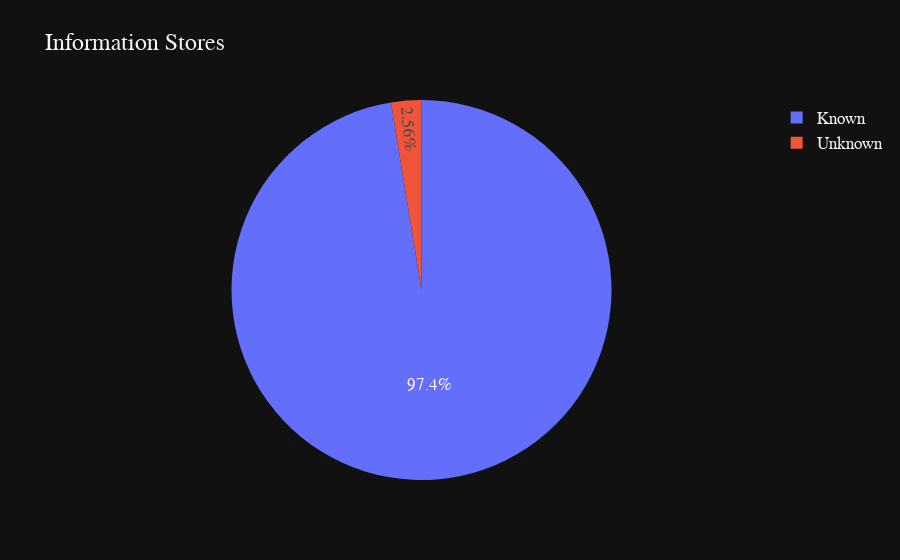

This figure's notebook cell:
### Code cell
# Pie chart store status
fig = px.pie(sucursales, 
            values=sucursales.value_counts(),
            names=sucursales.value_counts().index,
            title='Information Stores',
            template='plotly_dark'
            )
fig.update_layout(
    font = dict(size=17,family="Franklin Gothic"))
fig.show()

### Figure 1 — Plotly figure (JSON) as saved in the notebook; plotly's stock layout.template omitted (floating-point values rounded to 4 significant figures)
{"data": [{"domain": {"x": [0, 1], "y": [0, 1]}, "hovertemplate": "label=%{label}<br>value=%{value}<extra></extra>", "labels": ["Known", "Unknown"], "legendgroup": "", "name": "", "showlegend": true, "type": "pie", "values": [228, 6]}], "layout": {"font": {"family": "Franklin Gothic", "size": 17}, "legend": {"tracegroupgap": 0}, "title": {"text": "Information Stores"}}}
